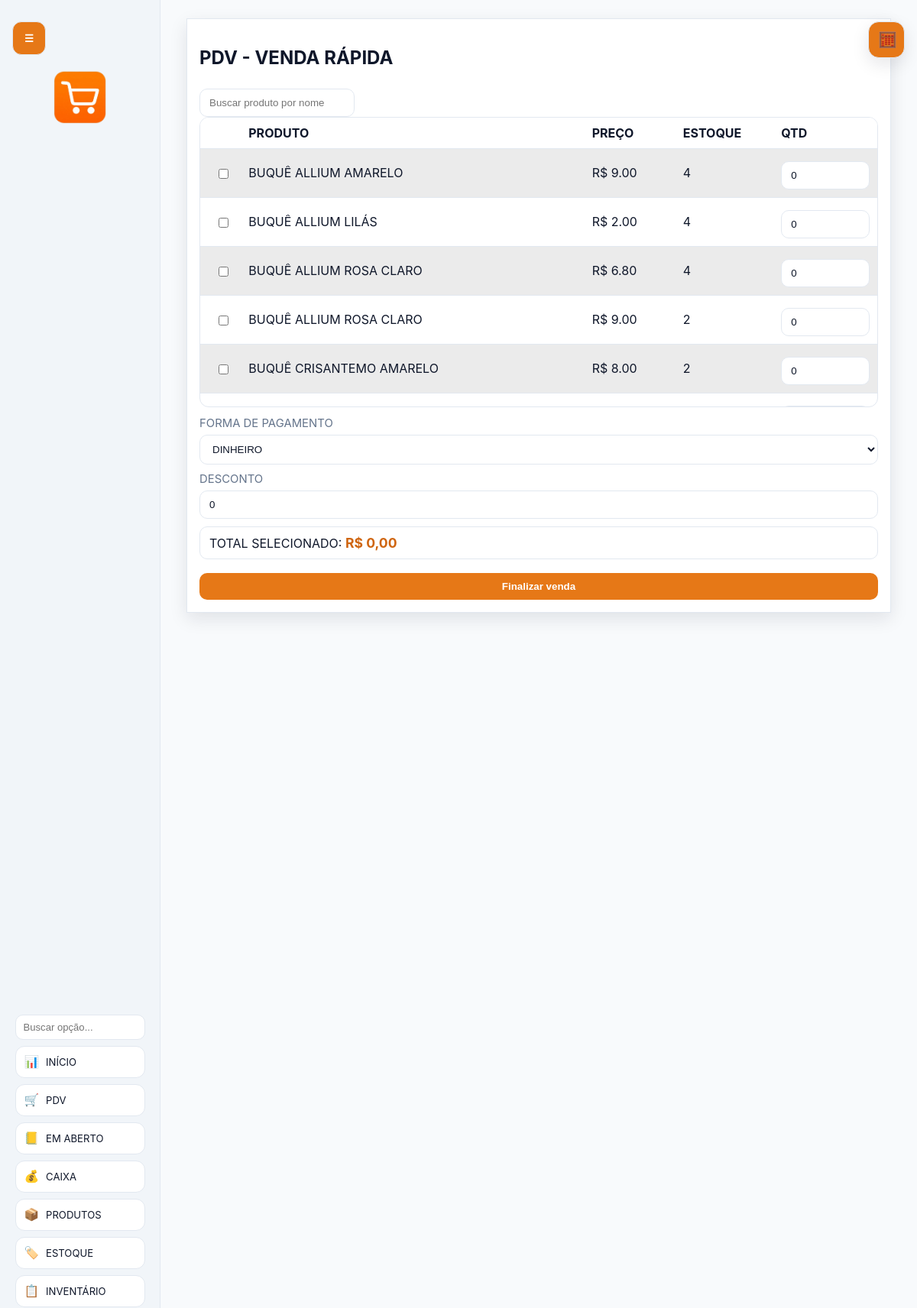
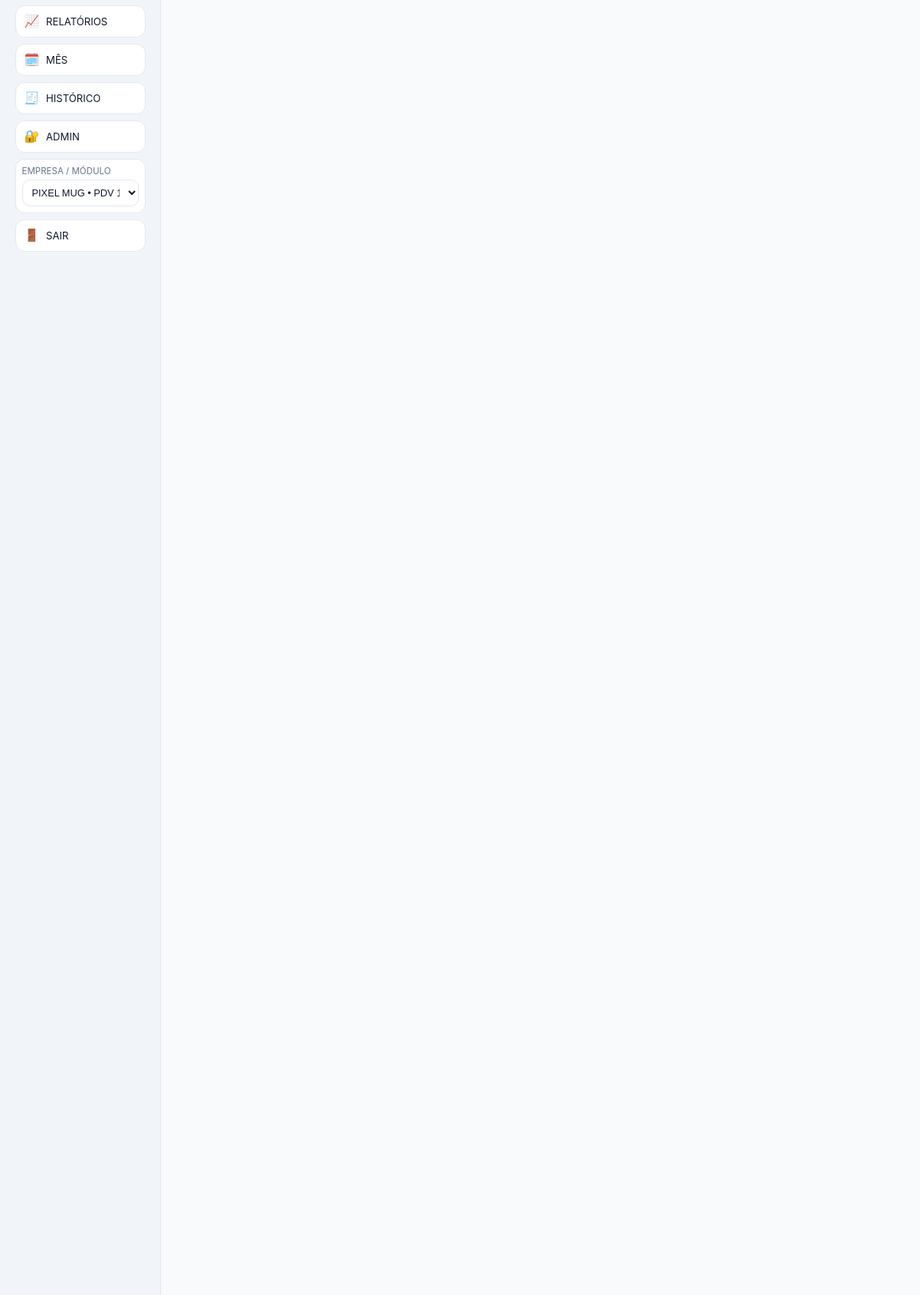
Screenshot of /pdv (signed in, upper part) with the database file from the repository (2 pictures, top to bottom).
### tables this page shows
CREATE TABLE system_settings (
            key TEXT PRIMARY KEY,
            value TEXT NOT NULL
        );

CREATE TABLE products (
            id INTEGER PRIMARY KEY AUTOINCREMENT,
            name TEXT NOT NULL,
            category TEXT NOT NULL,
            cost_price REAL NOT NULL,
            sale_price REAL NOT NULL,
            stock_qty INTEGER NOT NULL DEFAULT 0,
            created_at TEXT NOT NULL
        , code TEXT);

### app.py (the view, shortened to what this page needs)
@app.route("/pdv", methods=["GET", "POST"])
def pdv():
    redirect_resp = require_login()
    if redirect_resp:
        return redirect_resp
    db = get_db()
    query = request.args.get("q", "")
    if query:
        products = db.execute(
            "SELECT * FROM products WHERE name LIKE ? ORDER BY name",
            (f"%{query}%",),
        ).fetchall()
    else:
        products = db.execute("SELECT * FROM products ORDER BY name LIMIT 100").fetchall()
    return render_template("pdv.html", products=products, payment_methods=PAYMENT_METHODS, query=query)

### app.py (called while the page is built)
def resolve_db_path() -> Path:
    endpoint = request.endpoint or ""
    if endpoint in CORE_ENDPOINTS or endpoint.startswith("admin_"):
        return MASTER_DB_PATH
    selected = session.get("module_db")
    if not selected:
        return MASTER_DB_PATH
    return BASE_DIR / str(selected)

def get_master_db() -> sqlite3.Connection:
    if "master_db" not in g:
        init_db(MASTER_DB_PATH, seed_modules=True)
        conn = sqlite3.connect(MASTER_DB_PATH)
        conn.row_factory = sqlite3.Row
        conn.execute("PRAGMA foreign_keys = ON")
        g.master_db = conn
    return g.master_db

def get_db() -> sqlite3.Connection:
    db_path = resolve_db_path()
    if "db" not in g or g.get("db_path") != str(db_path):
        previous = g.pop("db", None)
        if previous is not None:
            previous.close()
        init_db(db_path, seed_modules=(db_path == MASTER_DB_PATH))
        conn = sqlite3.connect(db_path)
        conn.row_factory = sqlite3.Row
        conn.execute("PRAGMA foreign_keys = ON")
        g.db = conn
        g.db_path = str(db_path)
    return g.db

def get_system_name(db: sqlite3.Connection) -> str:
    row = db.execute("SELECT value FROM system_settings WHERE key = 'system_name'").fetchone()
    return row["value"] if row else "Quadrinhas Drinks Vendas"

def get_setting(db: sqlite3.Connection, key: str, default: str = "") -> str:
    row = db.execute("SELECT value FROM system_settings WHERE key = ?", (key,)).fetchone()
    return row["value"] if row else default

def maybe_run_daily_backup() -> None:
    db = get_master_db()
    if get_setting(db, "backup_enabled", "1") != "1":
        return
    today = datetime.now().strftime("%Y-%m-%d")
    last_run = get_setting(db, "backup_last_run_date", "")
    if last_run == today:
        return
    keep_days = int(get_setting(db, "backup_keep_days", "30") or "30")
    create_backup_archive()
    cleanup_old_backups(keep_days)
    set_setting(db, "backup_last_run_date", today)
    db.commit()

def is_password_hashed(password: str) -> bool:
    return password.startswith("scrypt:") or password.startswith("pbkdf2:")

def hash_password(password: str) -> str:
    return generate_password_hash(password)

def user_allowed_tabs(user: sqlite3.Row | None) -> set[str]:
    if not user:
        return set()
    if user["role"] == "ADMIN":
        return set(DEFAULT_USER_TABS)
    return parse_allowed_tabs(user["allowed_tabs"])

def now_iso() -> str:
    return datetime.now().isoformat(timespec="seconds")

### templates/pdv.html (shortened to what this page needs)
{% extends 'base.html' %}
{% block content %}
<section class="card">
  <h2>PDV - Venda Rápida</h2>
  <div class="inline">
    <input id="product-search" placeholder="Buscar produto por nome" autocomplete="off">
  </div>
  <form method="post">
    <div class="product-list-window">
      <table>
        <tr><th></th><th>Produto</th><th>Preço</th><th>Estoque</th><th>Qtd</th></tr>
        {% for p in products %}
        <tr data-product-row data-name="{{ p['name']|lower }}" data-price="{{ '%.2f'|format(p['sale_price']) }}" class="{{ 'stock-zero' if p['stock_qty'] == 0 else '' }}">
          <td>
            <input type="checkbox" {% if p['stock_qty'] == 0 %}disabled{% endif %} onchange="toggleQtyInput(this)">
          </td>
          <td>{{ p['name'] }} {% if p['stock_qty'] == 0 %}<b>(ZERADO)</b>{% endif %}</td>
          <td>R$ {{ '%.2f'|format(p['sale_price']) }}</td>
          <td>{{ p['stock_qty'] }}</td>
          <td>
            <input class="qty" type="number" name="quantity" min="0" max="{{ p['stock_qty'] }}" value="0" readonly>
          </td>
        </tr>
        {% endfor %}
      </table>
    </div>
    <label>Forma de pagamento
      <select name="payment_method">{% for pm in payment_methods %}<option value="{{ pm }}">{{ pm }}</option>{% endfor %}</select>
    </label>
    <label>Desconto<input type="number" step="0.01" name="discount" value="0"></label>
    <p class="pdv-total-line">Total selecionado: <strong id="pdv-selected-total">R$ 0,00</strong></p>
    <button type="submit">Finalizar venda</button>
  </form>
</section>
{% endblock %}

### templates/base.html (shortened to what this page needs)
<!doctype html>
<html lang="pt-BR">
<head>
  <link rel="stylesheet" href="{{ url_for('static', filename='style.css', v=asset_version) }}">
</head>
<body class="light-theme">
  {% if session.get('user_id') %}
  <button id="menu-toggle" class="menu-toggle" type="button" aria-label="Abrir ou fechar menu">☰</button>
  <aside id="side-menu" class="side-menu">
    <div class="menu-header">
      <img src="{{ url_for('static', filename=logo_path) }}" alt="Logo da loja" class="store-logo" onerror="this.style.display='none';this.nextElementSibling.style.display='block';">
    </div>
    <nav class="menu-nav">
      <div class="menu-filter-wrap">
        <input id="menu-filter" type="search" placeholder="Buscar opção..." autocomplete="off" aria-label="Buscar opção no menu">
      </div>
      {% if is_admin or 'dashboard' in allowed_tabs %}
      <a href="{{ url_for('dashboard') }}" title="Início"><span>📊</span><small>Início</small></a>
      {% endif %}
      {% if is_admin or 'pdv' in allowed_tabs %}
      <a href="{{ url_for('pdv') }}" title="PDV"><span>🛒</span><small>PDV</small></a>
      {% endif %}
      {% if is_admin or 'mesa' in allowed_tabs %}
      <a href="{{ url_for('mesa') }}" title="Em Aberto"><span>📒</span><small>Em Aberto</small></a>
      {% endif %}
      {% if is_admin or 'cash' in allowed_tabs %}
      <a href="{{ url_for('cash') }}" title="Caixa"><span>💰</span><small>Caixa</small></a>
      {% endif %}
      {% if is_admin or 'products' in allowed_tabs %}
      <a href="{{ url_for('products') }}" title="Produtos"><span>📦</span><small>Produtos</small></a>
      {% endif %}
      {% if is_admin or 'stock' in allowed_tabs %}
      <a href="{{ url_for('stock') }}" title="Estoque"><span>🏷️</span><small>Estoque</small></a>
      {% endif %}
      {% if is_admin or 'inventory' in allowed_tabs %}
      <a href="{{ url_for('inventory') }}" title="Inventário"><span>📋</span><small>Inventário</small></a>
      {% endif %}
      {% if is_admin or 'reports' in allowed_tabs %}
      <a href="{{ url_for('reports') }}" title="Relatórios"><span>📈</span><small>Relatórios</small></a>
      {% endif %}
      {% if is_admin or 'monthly' in allowed_tabs %}
      <a href="{{ url_for('monthly_management') }}" title="Gerenciar mês"><span>🗓️</span><small>Mês</small></a>
      {% endif %}
      {% if is_admin or 'sales' in allowed_tabs %}
      <a href="{{ url_for('sales_history') }}" title="Histórico"><span>🧾</span><small>Histórico</small></a>
      {% endif %}
      {% if is_admin %}
      <a href="{{ url_for('admin_users') }}" title="Admin"><span>🔐</span><small>Admin</small></a>
      {% endif %}
      {% if modules %}
      <form method="post" action="{{ url_for('select_module') }}" class="module-switcher">
        <label for="module_id">Empresa / Módulo</label>
        <select id="module_id" name="module_id" onchange="this.form.submit()">
          {% for module in modules %}
          <option value="{{ module['id'] }}" {% if current_module and current_module['id'] == module['id'] %}selected{% endif %}>
            {{ module['name'] }} • {{ module['pdv_label'] }}
          </option>
          {% endfor %}
        </select>
      </form>
      {% endif %}
      <a href="{{ url_for('logout') }}" title="Sair"><span>🚪</span><small>Sair</small></a>
    </nav>
  </aside>
  {% endif %}
  <main class="app-main {% if session.get('user_id') %}with-sidebar{% endif %}">
    {% block content %}{% endblock %}
  </main>
  <button id="floating-calc-toggle" class="floating-calc-toggle" type="button" aria-label="Abrir calculadora" title="Calculadora">🧮</button>
</body>
</html>

### rows the page displays
system_settings: value (picture)
products: name "BUQUÊ ALLIUM AMARELO", sale_price "9.00", stock_qty "4"
products: name "BUQUÊ ALLIUM LILÁS", sale_price "2.00", stock_qty "4"
products: name "BUQUÊ ALLIUM ROSA CLARO", sale_price "6.80", stock_qty "4"
products: name "BUQUÊ ALLIUM ROSA CLARO", sale_price "9.00", stock_qty "2"
products: name "BUQUÊ CRISANTEMO AMARELO", sale_price "8.00", stock_qty "2"

### other values shown
form field module_id "PIXEL MUG • PDV 1"
form field payment_method "DINHEIRO"
